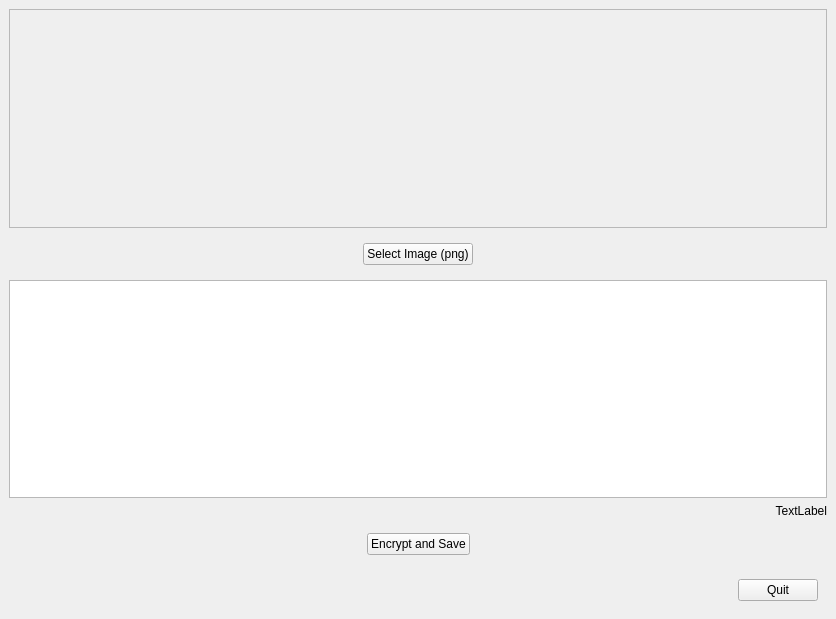
<?xml version="1.0" encoding="UTF-8"?>
<ui version="4.0">
 <class>MainWindow</class>
 <widget class="QMainWindow" name="MainWindow">
  <property name="geometry">
   <rect>
    <x>0</x>
    <y>0</y>
    <width>836</width>
    <height>619</height>
   </rect>
  </property>
  <property name="windowTitle">
   <string>MainWindow</string>
  </property>
  <widget class="QWidget" name="centralwidget">
   <layout class="QVBoxLayout" name="verticalLayout">
    <item>
     <widget class="QFrame" name="frame">
      <property name="frameShape">
       <enum>QFrame::StyledPanel</enum>
      </property>
      <property name="frameShadow">
       <enum>QFrame::Raised</enum>
      </property>
      <layout class="QHBoxLayout" name="horizontalLayout_2">
       <item>
        <spacer name="horizontalSpacer">
         <property name="orientation">
          <enum>Qt::Horizontal</enum>
         </property>
         <property name="sizeHint" stdset="0">
          <size>
           <width>40</width>
           <height>20</height>
          </size>
         </property>
        </spacer>
       </item>
       <item>
        <widget class="QLabel" name="Imagelabel">
         <property name="sizePolicy">
          <sizepolicy hsizetype="Preferred" vsizetype="Expanding">
           <horstretch>0</horstretch>
           <verstretch>0</verstretch>
          </sizepolicy>
         </property>
         <property name="minimumSize">
          <size>
           <width>300</width>
           <height>100</height>
          </size>
         </property>
         <property name="maximumSize">
          <size>
           <width>300</width>
           <height>300</height>
          </size>
         </property>
         <property name="text">
          <string/>
         </property>
         <property name="scaledContents">
          <bool>true</bool>
         </property>
        </widget>
       </item>
       <item>
        <spacer name="horizontalSpacer_2">
         <property name="orientation">
          <enum>Qt::Horizontal</enum>
         </property>
         <property name="sizeHint" stdset="0">
          <size>
           <width>240</width>
           <height>20</height>
          </size>
         </property>
        </spacer>
       </item>
      </layout>
     </widget>
    </item>
    <item>
     <widget class="QFrame" name="frame_3">
      <property name="frameShape">
       <enum>QFrame::NoFrame</enum>
      </property>
      <property name="frameShadow">
       <enum>QFrame::Raised</enum>
      </property>
      <layout class="QGridLayout" name="gridLayout">
       <item row="0" column="0">
        <spacer name="horizontalSpacer_6">
         <property name="orientation">
          <enum>Qt::Horizontal</enum>
         </property>
         <property name="sizeHint" stdset="0">
          <size>
           <width>223</width>
           <height>20</height>
          </size>
         </property>
        </spacer>
       </item>
       <item row="0" column="1">
        <widget class="QPushButton" name="loadButton">
         <property name="text">
          <string>Select Image (png)</string>
         </property>
        </widget>
       </item>
       <item row="0" column="2">
        <spacer name="horizontalSpacer_5">
         <property name="orientation">
          <enum>Qt::Horizontal</enum>
         </property>
         <property name="sizeHint" stdset="0">
          <size>
           <width>222</width>
           <height>20</height>
          </size>
         </property>
        </spacer>
       </item>
      </layout>
     </widget>
    </item>
    <item>
     <widget class="QTextEdit" name="textEditIN">
      <property name="minimumSize">
       <size>
        <width>400</width>
        <height>0</height>
       </size>
      </property>
      <property name="acceptDrops">
       <bool>false</bool>
      </property>
      <property name="acceptRichText">
       <bool>false</bool>
      </property>
     </widget>
    </item>
    <item>
     <widget class="QLabel" name="wordcountlabel">
      <property name="text">
       <string>TextLabel</string>
      </property>
      <property name="alignment">
       <set>Qt::AlignRight|Qt::AlignTrailing|Qt::AlignVCenter</set>
      </property>
     </widget>
    </item>
    <item>
     <widget class="QFrame" name="frame_4">
      <property name="frameShape">
       <enum>QFrame::NoFrame</enum>
      </property>
      <property name="frameShadow">
       <enum>QFrame::Raised</enum>
      </property>
      <layout class="QGridLayout" name="gridLayout_2">
       <item row="0" column="0">
        <spacer name="horizontalSpacer_7">
         <property name="orientation">
          <enum>Qt::Horizontal</enum>
         </property>
         <property name="sizeHint" stdset="0">
          <size>
           <width>223</width>
           <height>20</height>
          </size>
         </property>
        </spacer>
       </item>
       <item row="0" column="1">
        <widget class="QPushButton" name="encryptButton">
         <property name="text">
          <string>Encrypt and Save</string>
         </property>
        </widget>
       </item>
       <item row="0" column="2">
        <spacer name="horizontalSpacer_8">
         <property name="orientation">
          <enum>Qt::Horizontal</enum>
         </property>
         <property name="sizeHint" stdset="0">
          <size>
           <width>222</width>
           <height>20</height>
          </size>
         </property>
        </spacer>
       </item>
      </layout>
     </widget>
    </item>
    <item>
     <widget class="QFrame" name="frame_6">
      <property name="frameShape">
       <enum>QFrame::NoFrame</enum>
      </property>
      <property name="frameShadow">
       <enum>QFrame::Raised</enum>
      </property>
      <layout class="QHBoxLayout" name="horizontalLayout">
       <item>
        <spacer name="horizontalSpacer_9">
         <property name="orientation">
          <enum>Qt::Horizontal</enum>
         </property>
         <property name="sizeHint" stdset="0">
          <size>
           <width>583</width>
           <height>20</height>
          </size>
         </property>
        </spacer>
       </item>
       <item>
        <widget class="QPushButton" name="quitButton">
         <property name="text">
          <string>Quit</string>
         </property>
        </widget>
       </item>
      </layout>
     </widget>
    </item>
   </layout>
  </widget>
 </widget>
 <resources/>
 <connections/>
</ui>
